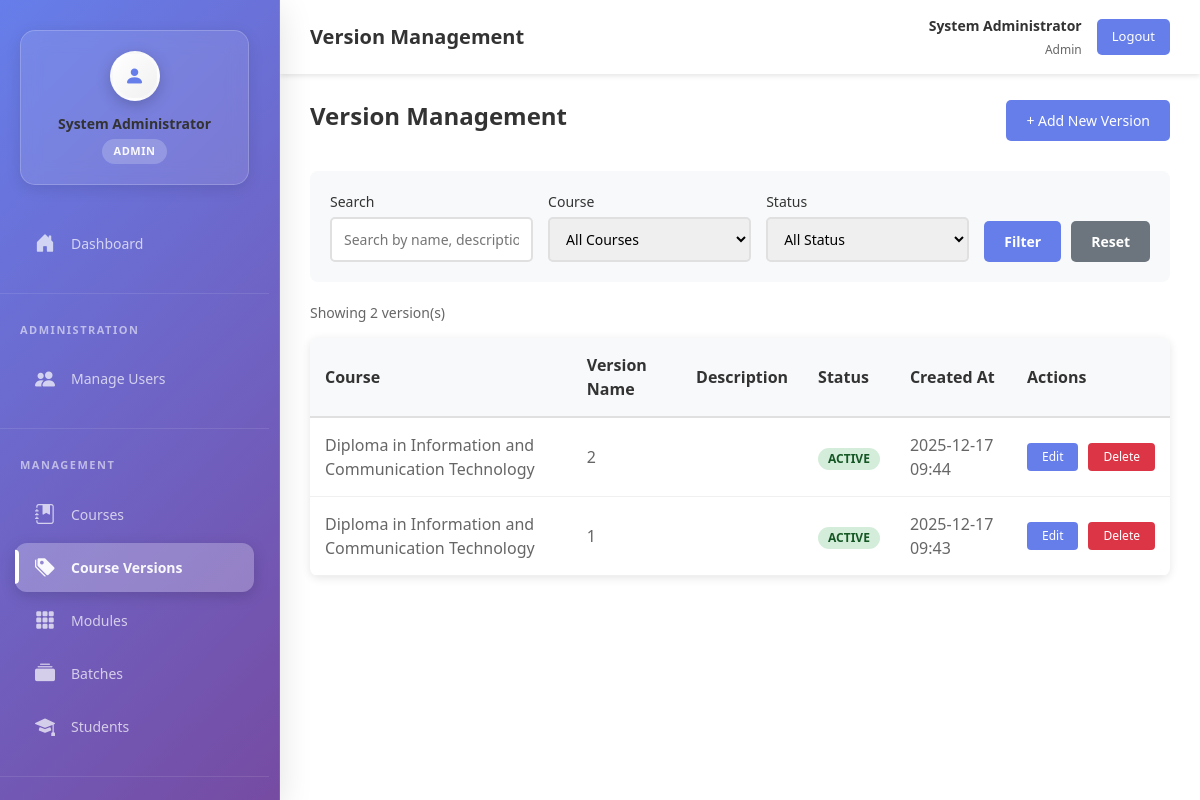
Before: /views/index.php?action=versions (signed in) with the older database file.
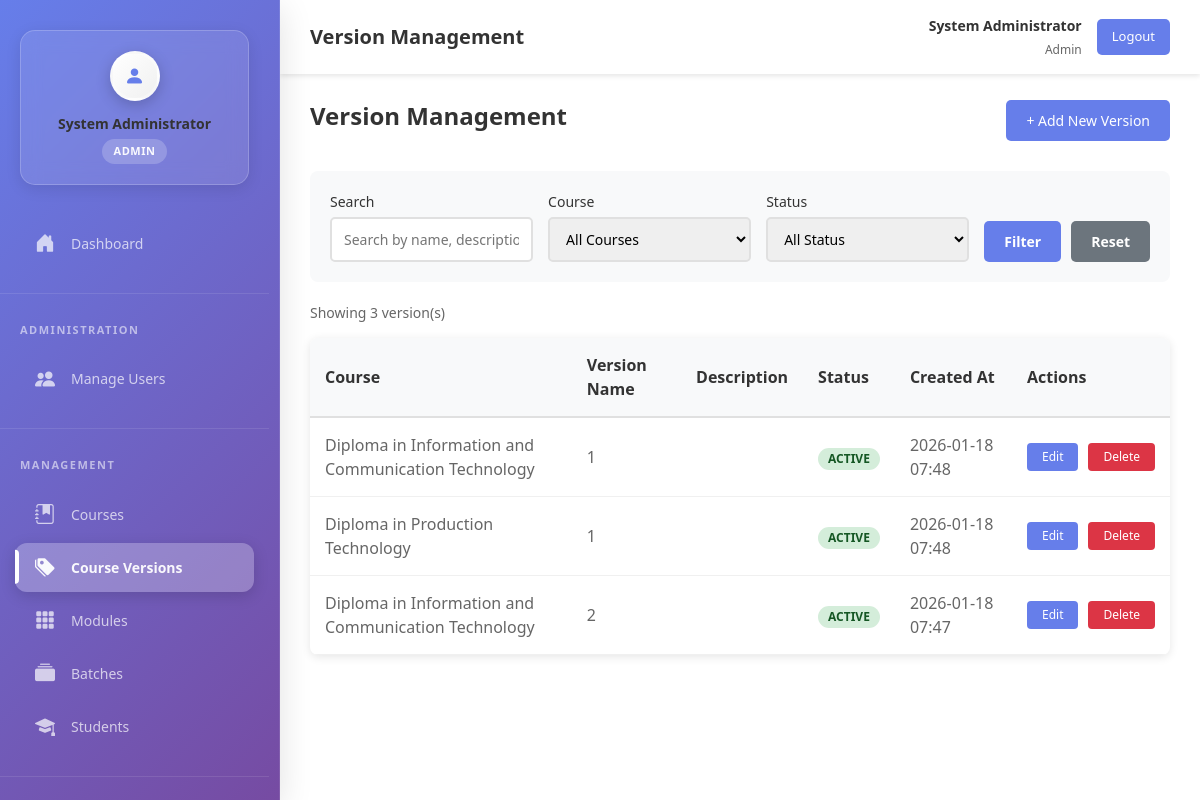
After: the same page with the newer database file.
### tables this page shows
CREATE TABLE IF NOT EXISTS `versions` (
  `id` int NOT NULL AUTO_INCREMENT,
  `course_id` int NOT NULL,
  `version_name` varchar(100) NOT NULL,
  `description` text,
  `status` enum('active','inactive') DEFAULT 'active',
  `created_at` timestamp NULL DEFAULT CURRENT_TIMESTAMP,
  `updated_at` timestamp NULL DEFAULT CURRENT_TIMESTAMP ON UPDATE CURRENT_TIMESTAMP,
  PRIMARY KEY (`id`),
  UNIQUE KEY `unique_version_course` (`version_name`,`course_id`),
  KEY `course_id` (`course_id`)
);

CREATE TABLE IF NOT EXISTS `courses` (
  `id` int NOT NULL AUTO_INCREMENT,
  `cname` varchar(100) NOT NULL,
  `created_at` timestamp NULL DEFAULT CURRENT_TIMESTAMP,
  `updated_at` timestamp NULL DEFAULT CURRENT_TIMESTAMP ON UPDATE CURRENT_TIMESTAMP,
  PRIMARY KEY (`id`),
  UNIQUE KEY `cname` (`cname`)
);

### controllers/VersionController.php (called while the page is built, shortened)
<?php
require_once __DIR__ . '/../models/Version.php';
class VersionController {
    private $version;
    public function __construct() {
        $this->version = new Version();
    }
    public function index() {
        $filters = [
            'course_id' => $_GET['filter_course'] ?? '',
            'status' => $_GET['filter_status'] ?? '',
            'search' => $_GET['filter_search'] ?? ''
        ];
        $filters = array_filter($filters, function($value) {
            return $value !== '';
        });
        $versions = $this->version->getAllVersions($filters);
        require_once __DIR__ . '/../views/versions/index.php';
    }
}
?>

### models/Version.php (called while the page is built, shortened)
<?php
require_once __DIR__ . '/../config/database.php';
class Version {
    private $conn;
    private $table = "versions";
    public function __construct() {
        $database = new Database();
        $this->conn = $database->getDbConnection();
    }
    public function getAllVersions($filters = []) {
        $query = "SELECT v.id, v.course_id, v.version_name, v.description, v.status, v.created_at, c.cname as course_name
                  FROM " . $this->table . " v
                  LEFT JOIN courses c ON v.course_id = c.id
                  WHERE 1=1";
        $params = [];
        $query .= " ORDER BY v.created_at DESC";
        $stmt = $this->conn->prepare($query);
        $stmt->execute();
        return $stmt->fetchAll(PDO::FETCH_ASSOC);
    }
}
?>

### config/database.php (called while the page is built, shortened)
<?php
class Database {
    private $host = "localhost";
    private $db_name = "exam_management";
    private $username = "root";
    private $password = "1234";
    public function getDbConnection() {
        $this->conn = null;
        try {
            $this->conn = new PDO(
                "mysql:host=" . $this->host . ";dbname=" . $this->db_name . ";charset=utf8mb4",
                $this->username,
                $this->password
            );
            $this->conn->setAttribute(PDO::ATTR_ERRMODE, PDO::ERRMODE_EXCEPTION);
        } catch(PDOException $e) {
            error_log("Database Connection Error: " . $e->getMessage());
            return null;
        }
        return $this->conn;
    }
}
?>

### views/versions/index.php (the view, shortened to what the rows shown need)
<?php require_once __DIR__ . '/../includes/sidebar.php'; ?>
<div class="main-content">
    <div class="page-header">
        <h1 class="page-title">Version Management</h1>
    </div>
    <div class="table-container">
        <table>
            <thead>
                <tr>
                    <th>Course</th>
                    <th>Version Name</th>
                    <th>Description</th>
                    <th>Status</th>
                    <th>Created At</th>
                    <th>Actions</th>
                </tr>
            </thead>
            <tbody>
                <?php if (empty($versions)): ?>
                    <tr>
                        <td colspan="7" style="text-align: center; padding: 40px; color: #999;">
                            No versions found.
                        </td>
                    </tr>
                <?php else: ?>
                    <?php foreach ($versions as $version): ?>
                        <tr>
                            <td><?php echo htmlspecialchars($version['course_name'] ?? '-'); ?></td>
                            <td><?php echo htmlspecialchars($version['version_name']); ?></td>
                            <td><?php echo htmlspecialchars($version['description'] ?? '-'); ?></td>
                            <td>
                                <span class="badge badge-<?php echo $version['status']; ?>">
                                    <?php echo htmlspecialchars($version['status']); ?>
                                </span>
                            </td>
                            <td><?php echo date('Y-m-d H:i', strtotime($version['created_at'])); ?></td>
                            <td>
                                <div class="btn-group">
                                    <?php if (in_array($_SESSION['role'] ?? '', ['admin', 'teacher'])): ?>
                                        <a href="index.php?action=versions&sub=edit&id=<?php echo $version['id']; ?>" class="btn-edit">Edit</a>
                                    <?php endif; ?>
                                    <?php if (isset($_SESSION['role']) && $_SESSION['role'] == 'admin'): ?>
                                        <a href="index.php?action=versions&sub=delete&id=<?php echo $version['id']; ?>"
                                           class="btn-delete"
                                           data-delete="this version"
                                           data-item-type="version"
                                           data-item-id="<?php echo $version['id']; ?>">Delete</a>
                                    <?php endif; ?>
                                </div>
                            </td>
                        </tr>
                    <?php endforeach; ?>
                <?php endif; ?>
            </tbody>
        </table>
    </div>
</div>

Changed rows visible on the page:
removed versions: course.cname "Diploma in Information and Communication Technology", version_name "2", status "ACTIVE", created_at "2025-12-17 09:44"
removed versions: course.cname "Diploma in Information and Communication Technology", version_name "1", status "ACTIVE", created_at "2025-12-17 09:43"
added versions: course.cname "Diploma in Information and Communication Technology", version_name "1", status "ACTIVE", created_at "2026-01-18 07:48"
added versions: course.cname "Diploma in Production Technology", version_name "1", status "ACTIVE", created_at "2026-01-18 07:48"
added versions: course.cname "Diploma in Information and Communication Technology", version_name "2", status "ACTIVE", created_at "2026-01-18 07:47"
Other visible differences:
count($versions): "2" → "3"
